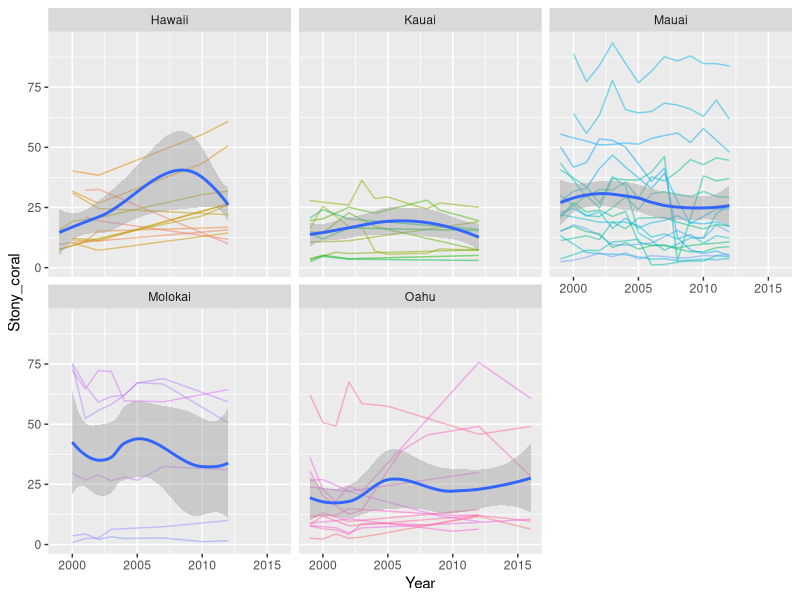
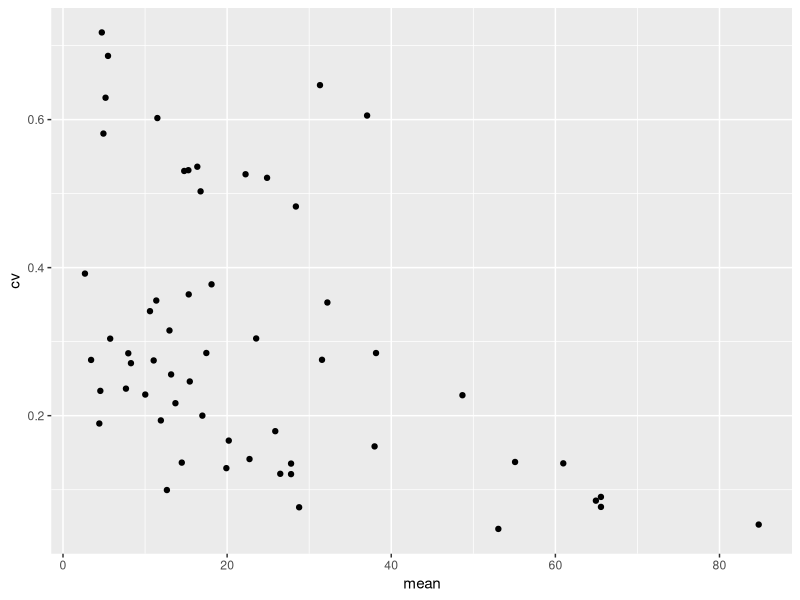
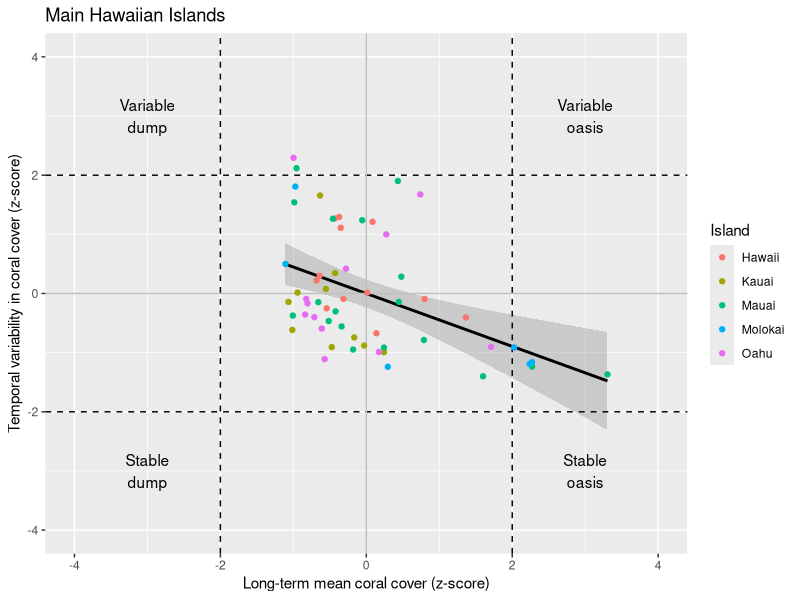

Generate these figures, in order, with R: (Note: this script raises an error after producing the figures.)
################################################################################
##' @title Testing CRAMP
##'
##' @author Robin Elahi
##' @contact elahi.robin@gmail.com
##' @contributor 
##' 
##' @date 2016-11-14
##' 
##' @log Add a log here
################################################################################

rm(list=ls(all=TRUE))

##### LOAD PACKAGES, DATA #####
library(ggplot2)
library(dplyr)
library(readr)
library(tidyr)
library(broom)

dat <- read.csv("data_derived/CRAMP_MHI_corcov.csv", 
                stringsAsFactors = FALSE)
head(dat)
summary(dat)
str(dat)
glimpse(dat)

dat %>% 
  ggplot(aes(Year, Stony_coral, color = Site)) + 
  geom_line(alpha = 0.5) + 
  facet_wrap(~ Island) + 
  theme(legend.position = "none") + 
  geom_smooth(aes(color = NULL))

##### GET LONG-TERM SITE LEVEL MEANS #####

grand_means <- dat %>% group_by(Island, Site) %>% 
  summarise(mean = mean(Stony_coral), 
            sd = sd(Stony_coral), 
            n = n(), 
            cv = sd/mean, 
            stability = 1/cv) %>% ungroup()
summary(grand_means)

grand_means2 <- grand_means %>% 
  mutate(mean_z = scale(mean)[,1], 
         cv_z = scale(cv)[,1])
glimpse(grand_means2)
summary(grand_means2)

grand_means2 %>% 
  ggplot(aes(mean, cv)) + 
  geom_point()

grand_means2 %>% 
  ggplot(aes(mean_z, cv_z, color = Island)) + 
  geom_smooth(method = "lm", aes(color = NULL), color = "black") + 
  geom_hline(yintercept = 2, linetype = "dashed", color = "black") + 
  geom_vline(xintercept = 2, linetype = "dashed", color = "black") + 
  geom_hline(yintercept = -2, linetype = "dashed", color = "black") + 
  geom_vline(xintercept = -2, linetype = "dashed", color = "black") + 
  geom_hline(yintercept = 0, linetype = "solid", color = "gray") + 
  geom_vline(xintercept = 0, linetype = "solid", color = "gray") + 
  xlab("Long-term mean coral cover (z-score)") + 
  ylab("Temporal variability in coral cover (z-score)") + 
  scale_x_continuous(limits = c(-4, 4)) + 
  scale_y_continuous(limits = c(-4, 4)) + 
  geom_point() +
  annotate("text", x = 3, y = -3, label = "Stable\noasis") + 
  annotate("text", x = 3, y = 3, label = "Variable\noasis") + 
  annotate("text", x = -3, y = -3, label = "Stable\ndump") + 
  annotate("text", x = -3, y = 3, label = "Variable\ndump") + 
  ggtitle("Main Hawaiian Islands") 

ggsave("figures/cramp_var_vs_mean.png", height = 5, width = 5)

##### GET LONG-TERM TRENDS #####
head(dat)
summary(dat)

# Function to calculate linear trend
get_lin_fit <- function(dat, offset = 0) {
  the_fit <- lm(Stony_coral ~ I(Year - offset), dat)
  the_fit_slope <- tidy(the_fit)[2, c(2,5)]
  return(the_fit_slope)
}

get_lin_fit(dat)

# Run per site
site_lm_fits <- dat %>%
  group_by(Site) %>% 
  do(get_lin_fit(.))
site_lm_fits
summary(site_lm_fits)

# Attach to means

grand_means3 <- left_join(grand_means2, site_lm_fits, by = "Site") %>%
  mutate(lm_sig = ifelse(p.value < 0.05, "sig", "ns"), 
         lm_dir = ifelse(estimate < 0, "negative", "positive"), 
         oasis = ifelse(cv_z > 1 & mean_z > 0, "oasis_variable", 
                        ifelse(cv_z < 1 & mean_z > 1, "oasis_stable", 
                               "not_oasis")))

grand_means3
summary(grand_means2)
glimpse(grand_means3)


## Attach oasis results to raw data

dat2 <- grand_means3 %>% select(Site, mean_z, lm_sig:oasis) %>% 
  left_join(dat, ., by = "Site") %>% 
  mutate(Site2 = reorder(Site, desc(mean_z)))
names(dat2)
glimpse(dat2)
summary(dat2)
str(dat2)

mean_cover = mean(dat2$Stony_coral)

dat2 %>% 
  filter(oasis != "not_oasis") %>% 
  ggplot(aes(Year, Stony_coral, color = lm_sig)) + 
  geom_line(alpha = 0.5) + geom_point() + 
  facet_wrap(oasis ~ Site2) + 
  geom_hline(yintercept = mean_cover, color = "black", linetype = "dashed")

ggsave("figures/cramp_var_vs_mean_2ts.png")

##### GET A SURFACE TO DEFINE OASES #####
grand_means2


df_surface <- data.frame(mean_z = c(seq(0, 1, by = 0.1)), 
                         cv_z = c(seq(1, 0, by = -0.1)))


grand_means2 %>% 
  ggplot(aes(mean_z, cv_z, color = Island)) + 
  geom_hline(yintercept = 1, linetype = "dashed", color = "black") + 
  geom_vline(xintercept = 1, linetype = "dashed", color = "black") + 
  geom_hline(yintercept = 0, linetype = "solid", color = "gray") + 
  geom_vline(xintercept = 0, linetype = "solid", color = "gray") + 
  xlab("Long-term mean coral cover (z-score)") + 
  ylab("Temporal variability in coral cover (z-score)") + 
  scale_x_continuous(limits = c(-4, 4)) + 
  scale_y_continuous(limits = c(-4, 4)) + 
  geom_point() + 
  geom_line(aes(color = NULL), data = df_surface) + 
  geom_smooth(aes(color = NULL), data = df_surface, method = "lm", fullrange = TRUE)


grand_means3 %>% 
  ggplot(aes(mean_z, cv_z, color = lm_sig, shape = lm_dir)) + 
  geom_hline(yintercept = 0, linetype = "solid", color = "gray") + 
  geom_vline(xintercept = 0, linetype = "solid", color = "gray") + 
  xlab("Long-term mean coral cover (z-score)") + 
  ylab("Temporal variability in coral cover (z-score)") + 
  annotate("rect", color = "red", fill = "red", alpha = 0.1, 
                        xmin = 0, xmax = Inf,
                        ymin = 1, ymax = Inf) + 
  annotate("rect", color = "blue", fill = "blue", alpha = 0.1, 
           xmin = 1, xmax = Inf,
           ymin = -Inf, ymax = 1) +
  annotate("text", x = 3, y = -0.5, label = "Stable\noasis") + 
  annotate("text", x = 3, y = 1.5, label = "Variable\noasis") + 
  geom_point()

ggsave("figures/cramp_var_vs_mean_2.png", height = 5, width = 5)
